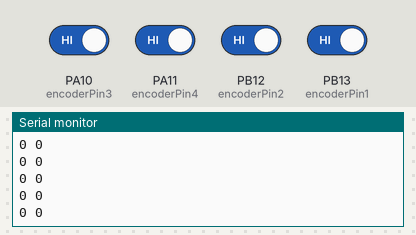
The sketch below on a simulated STM32 Blue Pill. On the bench: the last lines printed to the serial monitor. The inputs (shaded band) are chosen by the test bench; at power-on: PA10 (encoderPin3), PA11 (encoderPin4), PB12 (encoderPin2), PB13 (encoderPin1) HIGH.

Above: at 1.2 s.
1.3 s: PA10 (encoderPin3) driven LOW
At 1.31 s:
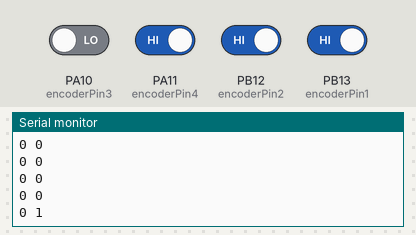
2.8 s: PA11 (encoderPin4) driven LOW
At 2.81 s:
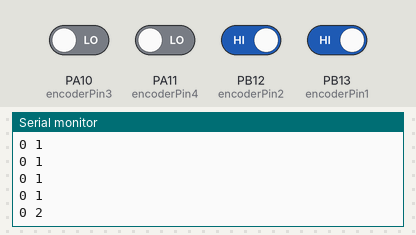
4.3 s: PB12 (encoderPin2) driven LOW
At 4.31 s:
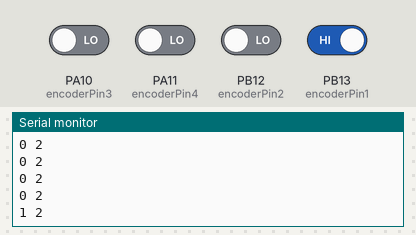
5.8 s: PB13 (encoderPin1) driven LOW
At 5.81 s:
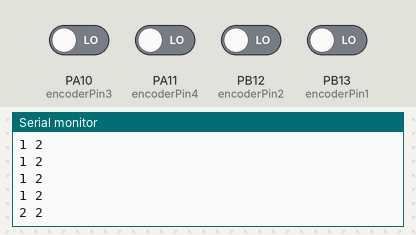
Timing chart, 0 to 8.3 s (numbered marks = the images above; inputs shaded):
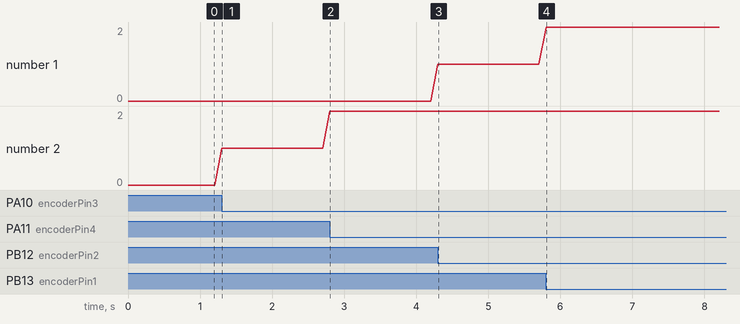

Measured:
- after the input at 1.3 s, the serial monitor: prints a new line at once (image 1)
- after the input at 2.8 s, the serial monitor: prints a new line at once (image 2)
- after the input at 4.3 s, the serial monitor: prints a new line at once (image 3)
- after the input at 5.8 s, the serial monitor: prints a new line at once (image 4)
- plotted number 2: 0 → 1 after the input at 1.3 s, 1 → 2 after the input at 2.8 s

The sketch:

encoder.ino
```cpp
int encoderPin1 = PB13; //Encoder Output 'A' must connected with intreput pin of arduino.
int encoderPin2 = PB12; //Encoder Otput 'B' must connected with intreput pin of arduino.
int encoderPin3 = PA10; //Encoder Output 'A' must connected with intreput pin of arduino.
int encoderPin4 = PA11; //Encoder Otput 'B' must connected with intreput pin of arduino.

int right_count = 0;
int left_count = 0;

void setup() {


  Serial.begin(9600); //initialize serial comunication

   pinMode(encoderPin1, INPUT_PULLUP);
  pinMode(encoderPin2, INPUT_PULLUP);

//  digitalWrite(encoderPin1, HIGH); //turn pullup resistor on
//  digitalWrite(encoderPin2, HIGH); //turn pullup resistor on

  //call updateEncoder() when any high/low changed seen
  //on interrupt 0 (pin 2), or interrupt 1 (pin 3)
  attachInterrupt(encoderPin1, updateEncoder_left, FALLING);
  attachInterrupt(encoderPin2, updateEncoder_left, FALLING);
  attachInterrupt(encoderPin3, updateEncoder_right, FALLING);
  attachInterrupt(encoderPin4, updateEncoder_right, FALLING);


}

void loop() {


 Serial.print(left_count);
 Serial.print(" ");
 Serial.println(right_count);
 delay(100);


}

void updateEncoder_left(){
  left_count = left_count+1;
}

void updateEncoder_right(){
  right_count= right_count+1;
}
```
